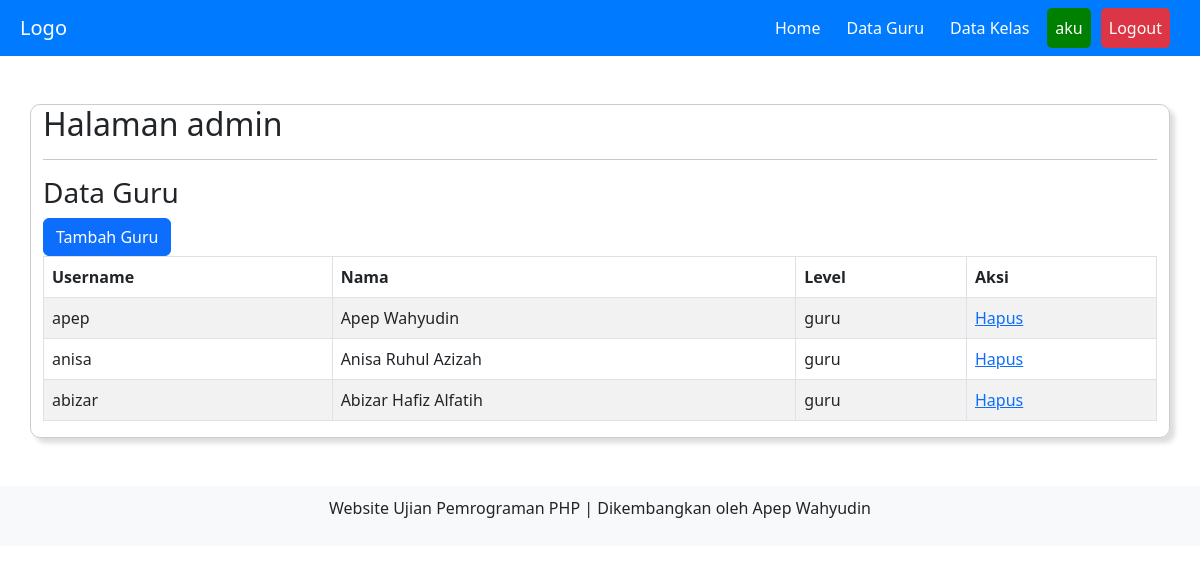
The page /guru/home.php (signed in) on the database as committed earlier.
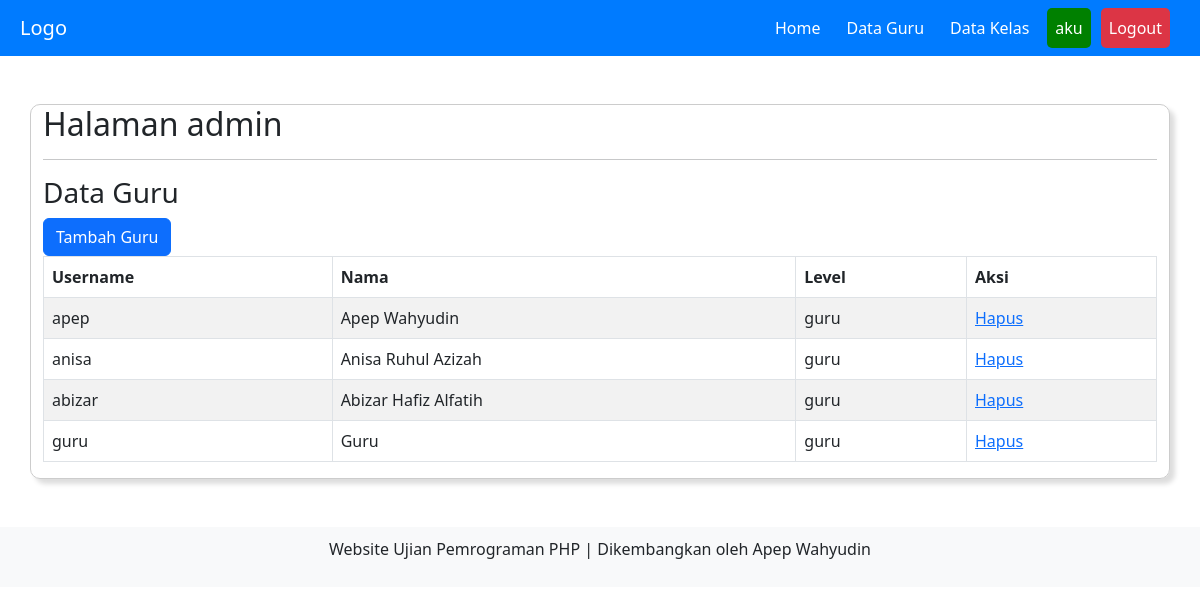
The same page on the database as committed later.
### tables this page shows
CREATE TABLE `guru` (
  `id_guru` int(11) NOT NULL,
  `username` varchar(50) NOT NULL,
  `password` varchar(100) NOT NULL,
  `nama` varchar(50) NOT NULL,
  `level` varchar(10) NOT NULL
);

### guru/guru.php (the view, shortened to what this page needs)
<?php
function cleanInput($data) {
    return htmlspecialchars(stripslashes(trim($data)));
}
$stmt = $koneksi->prepare("SELECT username, nama, level FROM guru WHERE level = ?");
$level = 'guru';
$stmt->bind_param("s", $level);
$stmt->execute();
$result = $stmt->get_result();
?>
<h3 class="mt-2">Data Guru</h3> <a href="home.php?page=input_guru" class="btn btn-primary">Tambah Guru</a>
<table class="table table-striped table-bordered" id="myTable">
    <thead>
        <tr>
            <th>Username</th>
            <th>Nama</th>
            <th>Level</th>
            <th>Aksi</th>
        </tr>
    </thead>
    <tbody>
        <?php
        while ($row = $result->fetch_assoc()) {
            echo "<tr>";
            echo "<td>" . cleanInput($row['username']) . "</td>";
            echo "<td>" . cleanInput($row['nama']) . "</td>";
            echo "<td>" . cleanInput($row['level']) . "</td>";
            echo "<td><a href='#'>Hapus</a></td>";
            echo "</tr>";
        }
        ?>
    </tbody>
</table>

Rows that differ between the two databases and show on the page:
added guru: username "guru", nama "Guru", level "guru"
